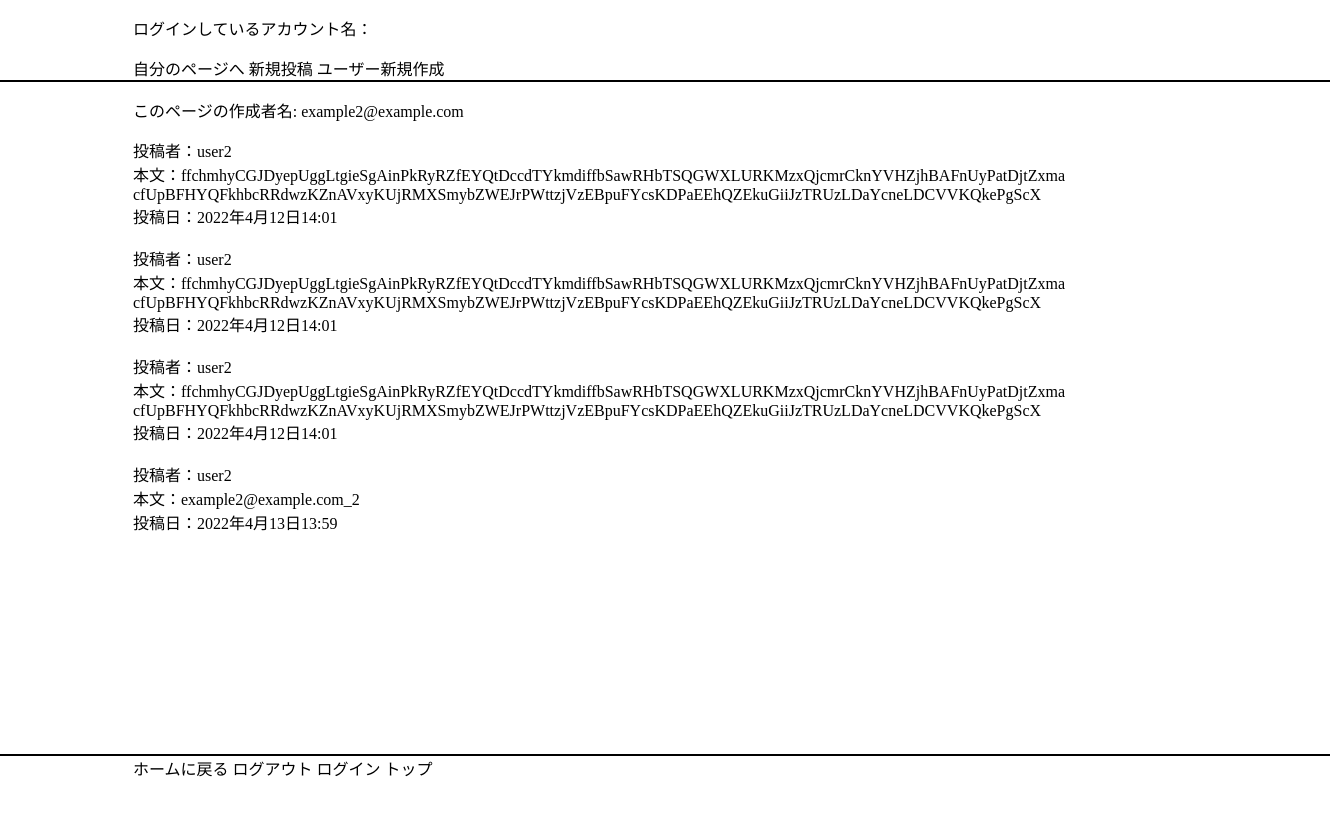
Screenshot of /blog/home_page/30cda3a5-8396-4f2e-8d53-7ff20c98bf23 with the database file from the repository.
### users/models.py (models this page shows, shortened)
class User(AbstractBaseUser, PermissionsMixin):
    username_validator = UnicodeUsernameValidator()
    id = models.UUIDField(primary_key=True, default=uuid.uuid4, editable=False)
    username = models.CharField(_("username"), max_length=50, validators=[username_validator], blank=False)
    email = models.EmailField(
        verbose_name='email address',
        max_length=255,
        unique=True,
    )
    is_staff = models.BooleanField(
        _("staff status"),
        default=False,
        help_text=_("Designates whether the user can log into this admin site."),
    )
    is_active = models.BooleanField(
        _("active"),
        default=True,
        help_text=_(
            "Designates whether this user should be treated as active. "
            "Unselect this instead of deleting accounts."
        ),
    )
    date_joined = models.DateTimeField(_("date joined"), default=timezone.now)
    objects = UserManager()
    EMAIL_FIELD = "email"
    USERNAME_FIELD = 'email'
    REQUIRED_FIELDS = ['username'] # Email & Password are required by default.
    class Meta:
        verbose_name = _("user")
        verbose_name_plural = _("users")
    def __str__(self):
        return self.username

### blog_app/models.py (models this page shows, shortened)
class ArticleModel(models.Model):
    posted_by = models.ForeignKey(User, on_delete=models.CASCADE, verbose_name='投稿者')
    posted_text = models.CharField(max_length=200,default="テキスト")
    posted_at = models.DateTimeField(default=timezone.now(), blank=True)
    id = models.UUIDField(primary_key=True, default=uuid.uuid4, editable=False)

### blog_app/views.py (the view)
# urls.py: path('home_page/<userid>', views.HomePageView.as_view(), name='home_page'),
class HomePageView(DetailView):
    template_name = '_main.html'
    model = ArticleModel
    def get_context_data(self, **kwargs):
        ctxt = super().get_context_data()
        ctxt["object_list"] = ArticleModel.objects.all()
        ownerPk = self.kwargs['userid']
        ctxt['page_owner'] = User.objects.get(pk=ownerPk)
        return ctxt
    def get_object(self, queryset=None):
        if queryset is None:
            queryset = self.get_queryset()
        pk = self.kwargs['userid']
        if pk is not None:
            queryset = queryset.filter(posted_by=pk)
        try:
            objs = queryset.filter()
        except queryset.model.DoesNotExist:
            raise Http404(
                _("No %(verbose_name)s found matching the query")
                % {"verbose_name": queryset.model._meta.verbose_name}
            )
        return objs

### templates/_main.html
{% extends '_base.html' %}
{% block main %}
    <div>
        <p>このページの作成者名: {{ page_owner.email }}</p>
    </div>
    {% for i in object_list %}
        {% if page_owner.id == i.posted_by.id %}
        <div class="article_contents posted_by">
            投稿者：{{ i.posted_by }}
        </div>
        <div class="article_contents posted_text">
            本文：{{ i.posted_text }}
        </div>
        <div class="article_contents posted_at">
            投稿日：{{ i.posted_at }}
        </div>
        <br>
        {% endif %}
    {% endfor %}
{% endblock %}

### static/style.css (style rules this page uses)
html, body { margin: 0; width: 100%; height: 100%; }

### rows the page displays
User: email "example2@example.com"
ArticleModel: posted_by "user2", posted_text "ffchmhyCGJDyepUggLtgieSgAinPkRyRZfEYQtDccdTYkmdiffbSawRHbTSQGWXLURKMzxQjcmrCknYVHZjhBAFnUyPatDjtZxma cfUpBFHYQFkhbcRRdwzKZnAVxyKUjRMXSmybZWEJrPWttzjVzEBpuFYcsKDPaEEhQZEkuGiiJzTRUzLDaYcneLDCVVKQkePgScX", posted_at "2022年4月12日14:01"
ArticleModel: posted_by "user2", posted_text "ffchmhyCGJDyepUggLtgieSgAinPkRyRZfEYQtDccdTYkmdiffbSawRHbTSQGWXLURKMzxQjcmrCknYVHZjhBAFnUyPatDjtZxma cfUpBFHYQFkhbcRRdwzKZnAVxyKUjRMXSmybZWEJrPWttzjVzEBpuFYcsKDPaEEhQZEkuGiiJzTRUzLDaYcneLDCVVKQkePgScX", posted_at "2022年4月12日14:01"
ArticleModel: posted_by "user2", posted_text "ffchmhyCGJDyepUggLtgieSgAinPkRyRZfEYQtDccdTYkmdiffbSawRHbTSQGWXLURKMzxQjcmrCknYVHZjhBAFnUyPatDjtZxma cfUpBFHYQFkhbcRRdwzKZnAVxyKUjRMXSmybZWEJrPWttzjVzEBpuFYcsKDPaEEhQZEkuGiiJzTRUzLDaYcneLDCVVKQkePgScX", posted_at "2022年4月12日14:01"
ArticleModel: posted_by "user2", posted_text "example2@example.com_2", posted_at "2022年4月13日13:59"
